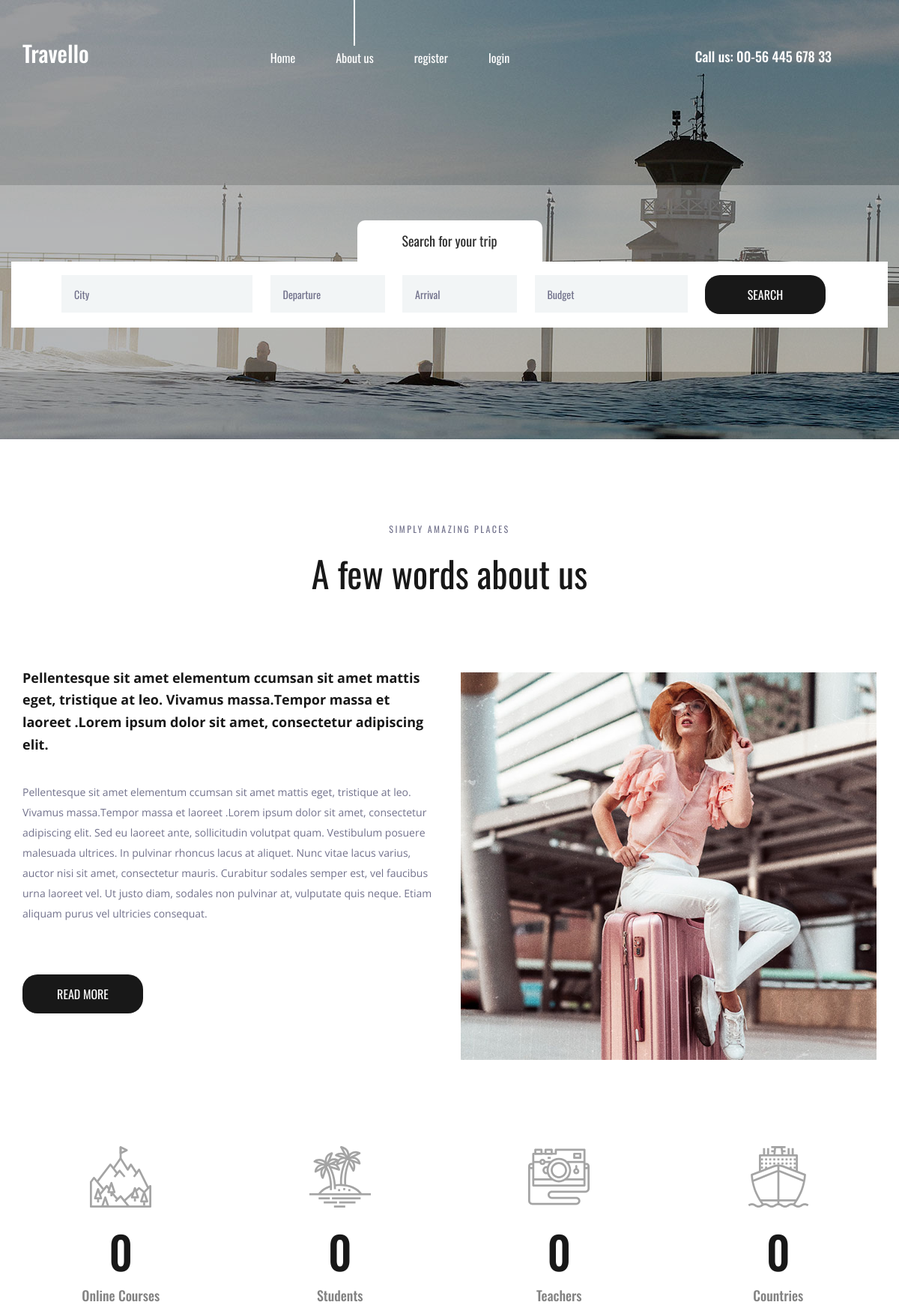
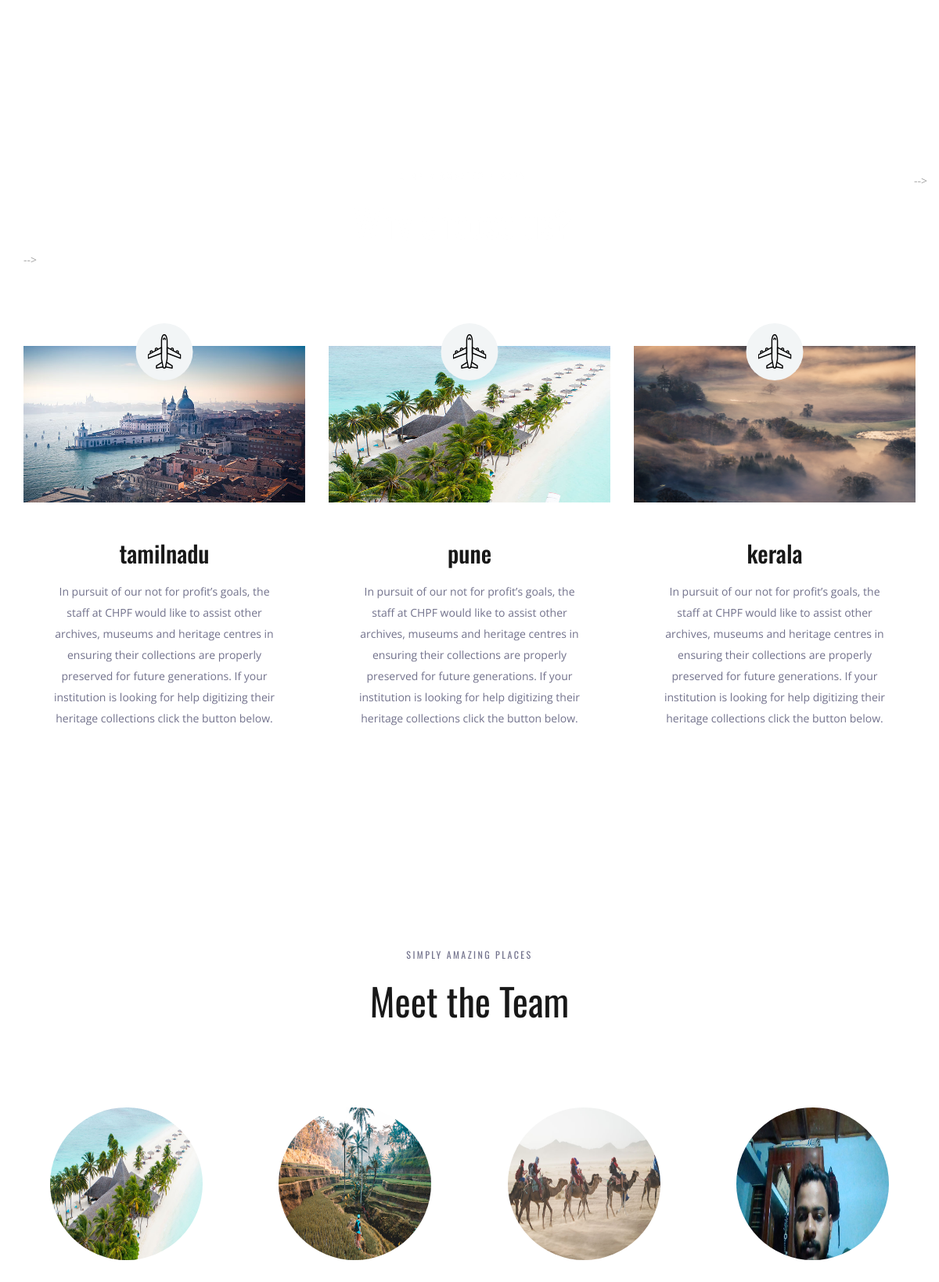
The page / (upper part) on the database its author committed (2 pictures, top to bottom).
### newapp/models.py (models this page shows, shortened)
class Place(models.Model):
    name = models.CharField(max_length=250)
    image = models.ImageField(upload_to='pics')
    desc = models.TextField()

class Spot(models.Model):
    name1 = models.CharField(max_length=250)
    image1 = models.ImageField(upload_to='pics')
    desc1 = models.TextField()

### newapp/views.py (the view)
# urls.py: path('',views.new,name='new'),
def new(request):
    obj=Place.objects.all()
    obj1=Spot.objects.all()
    return render(request,"index.html",{'result':obj,'result1':obj1})

### templates/index.html (shortened to what this page needs)
{% load static %}
<!DOCTYPE html>
<html lang="en">
<head>
<link rel="stylesheet" type="text/css" href="{% static 'styles/bootstrap4/bootstrap.min.css' %}">
<link href="{% static 'plugins/font-awesome-4.7.0/css/font-awesome.min.css' %}" rel="stylesheet" type="text/css">
<link rel="stylesheet" type="text/css" href="{% static 'plugins/OwlCarousel2-2.2.1/owl.carousel.css' %}">
<link rel="stylesheet" type="text/css" href="{% static 'plugins/OwlCarousel2-2.2.1/owl.theme.default.css' %}">
<link rel="stylesheet" type="text/css" href="{% static 'plugins/OwlCarousel2-2.2.1/animate.css' %}">
<link rel="stylesheet" type="text/css" href="{% static 'styles/about.css' %}">
<link rel="stylesheet" type="text/css" href="{% static 'styles/about_responsive.css' %}">
</head>
<body>
<div class="super_container">
	<header class="header">
		<div class="container">
			<div class="row">
				<div class="col">
					<div class="header_content d-flex flex-row align-items-center justify-content-start">
						<div class="header_content_inner d-flex flex-row align-items-end justify-content-start">
							<div class="logo"><a href="index.html">Travello</a></div>
							<nav class="main_nav">
								<ul class="d-flex flex-row align-items-start justify-content-start">
									<li><a href="index.html">Home</a></li>
									<li class="active"><a href="about.html">About us</a></li>
									{% if user.is_authenticated %}
									<li>Hello {{user.username}}</li>
									<li><a href="credentials/logout">logout</a></li>
									{% else %}
									<li><a href="credentials/register">register</a></li>
									<li><a href="credentials/login">login</a></li>
									{% endif %}
								</ul>
							</nav>
							<div class="header_phone ml-auto">Call us: 00-56 445 678 33</div>
						</div>
					</div>
				</div>
			</div>
		</div>
	</header>
	<div class="home">
		<div class="background_image" style="background-image:url(images/about.jpg)"></div>
	</div>
	<div class="home_search">
		<div class="container">
			<div class="row">
				<div class="col">
					<div class="home_search_container">
						<div class="home_search_title">Search for your trip</div>
						<div class="home_search_content">
							<form action="#" class="home_search_form" id="home_search_form">
								<div class="d-flex flex-lg-row flex-column align-items-start justify-content-lg-between justify-content-start">
									<input type="text" class="search_input search_input_1" placeholder="City" required="required">
									<input type="text" class="search_input search_input_2" placeholder="Departure" required="required">
									<input type="text" class="search_input search_input_3" placeholder="Arrival" required="required">
									<input type="text" class="search_input search_input_4" placeholder="Budget" required="required">
									<button class="home_search_button">search</button>
								</div>
							</form>
						</div>
					</div>
				</div>
			</div>
		</div>
	</div>
	<div class="about">
		<div class="container">
			<div class="row">
				<div class="col text-center">
					<div class="section_subtitle">simply amazing places</div>
					<div class="section_title"><h2>A few words about us</h2></div>
				</div>
			</div>
			<div class="row about_row">
				<div class="col-lg-6">
					<div class="about_content">
						<div class="text_highlight">Pellentesque sit amet elementum ccumsan sit amet mattis eget, tristique at leo. Vivamus massa.Tempor massa et laoreet .Lorem ipsum dolor sit amet, consectetur adipiscing elit.</div>
						<div class="about_text">
							<p>Pellentesque sit amet elementum ccumsan sit amet mattis eget, tristique at leo. Vivamus massa.Tempor massa et laoreet .Lorem ipsum dolor sit amet, consectetur adipiscing elit. Sed eu laoreet ante, sollicitudin volutpat quam. Vestibulum posuere malesuada ultrices. In pulvinar rhoncus lacus at aliquet. Nunc vitae lacus varius, auctor nisi sit amet, consectetur mauris. Curabitur sodales semper est, vel faucibus urna laoreet vel. Ut justo diam, sodales non pulvinar at, vulputate quis neque. Etiam aliquam purus vel ultricies consequat.</p>
						</div>
						<div class="button about_button"><a href="#">read more</a></div>
					</div>
				</div>
				<div class="col-lg-6">
					<div class="about_image"><img src="{% static 'images/about_1.jpg' %}" alt=""></div>
				</div>
			</div>
		</div>
	</div>
	<div class="milestones">
		<div class="container">
			<div class="row">
				<div class="col-lg-3 milestone_col">
					<div class="milestone text-center">
						<div class="milestone_icon"><img src="{% static 'images/mountain.svg' %}" alt=""></div>
						<div class="milestone_counter" data-end-value="17">0</div>
						<div class="milestone_text">Online Courses</div>
					</div>
				</div>
				<div class="col-lg-3 milestone_col">
					<div class="milestone text-center">
						<div class="milestone_icon"><img src="{% static 'images/island.svg' %}" alt=""></div>
						<div class="milestone_counter" data-end-value="213">0</div>
						<div class="milestone_text">Students</div>
					</div>
				</div>
				<div class="col-lg-3 milestone_col">
					<div class="milestone text-center">
						<div class="milestone_icon"><img src="{% static 'images/camera.svg' %}" alt=""></div>
						<div class="milestone_counter" data-end-value="11923">0</div>
						<div class="milestone_text">Teachers</div>
					</div>
				</div>
				<div class="col-lg-3 milestone_col">
					<div class="milestone text-center">
						<div class="milestone_icon"><img src="{% static 'images/boat.svg' %}" alt=""></div>
						<div class="milestone_counter" data-end-value="15">0</div>
						<div class="milestone_text">Countries</div>
					</div>
				</div>
			</div>
		</div>
	</div>
	<div class="why">
		<div class="parallax_background parallax-window" data-parallax="scroll" data-image-src="{% static 'images/why.jpg' %}" data-speed="0.8"></div>
		<div class="container">
			<div class="row">
				<div class="col text-center">
					<div class="section_subtitle">simply amazing places</div>
					<div class="section_title"><h2>Why choose us?</h2></div>
				</div>-->
			</div>-->
			<div class="row why_row">
				{% for i in result %}
				<div class="col-lg-4 why_col">
					<div class="why_item">
						<div class="why_image">
							<img src="{{i.image.url}}" alt="" width="400" height="200">
							<div class="why_icon d-flex flex-column align-items-center justify-content-center">
								<img src="{% static 'images/why_1.svg' %}" alt="">
							</div>
						</div>
						<div class="why_content text-center">
							<div class="why_title">{{i.name}}</div>
							<div class="why_text">
								<p>{{i.desc}}</p>
							</div>
						</div>
					</div>
				</div>
                {% endfor %}
			</div>
		</div>
	</div>
	<div class="team">
		<div class="container">
			<div class="row">
				<div class="col text-center">
					<div class="section_subtitle">simply amazing places</div>
					<div class="section_title"><h2>Meet the Team</h2></div>
				</div>
			</div>
			<div class="row team_row">
				{% for i in result1 %}
				<div class="col-xl-3 col-md-6 team_col">
					<div class="team_item d-flex flex-column align-items-center justify-content-start text-center">
						<div class="team_image"><img src="{{i.image1.url}}" alt="" width="200" height="200"></div>
						<div class="team_content">
						</div>
					</div>
				</div>
                {% endfor %}
			</div>
		</div>
	</div>
</div>
</body>
</html>

### rows shown on the page
Place: image (picture), name "tamilnadu", desc "In pursuit of our not for profit’s goals, the staff at CHPF would like to assist other archives, museums and heritage centres in ensuring their collections are properly preserved for future generations. If your institution is looking for help digitizing their heritage collections click the button below."
Place: image (picture), name "pune", desc "In pursuit of our not for profit’s goals, the staff at CHPF would like to assist other archives, museums and heritage centres in ensuring their collections are properly preserved for future generations. If your institution is looking for help digitizing their heritage collections click the button below."
Place: image (picture), name "kerala", desc "In pursuit of our not for profit’s goals, the staff at CHPF would like to assist other archives, museums and heritage centres in ensuring their collections are properly preserved for future generations. If your institution is looking for help digitizing their heritage collections click the button below."
Spot: image1 (picture)
Spot: image1 (picture)
Spot: image1 (picture)
Spot: image1 (picture)
